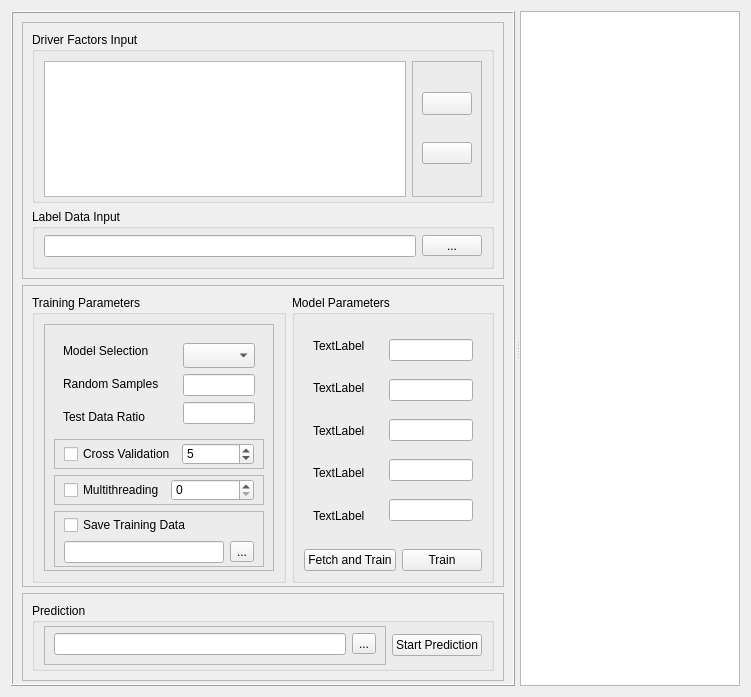
<?xml version="1.0" encoding="UTF-8"?>
<ui version="4.0">
 <class>UDSA</class>
 <widget class="QWidget" name="UDSA">
  <property name="geometry">
   <rect>
    <x>0</x>
    <y>0</y>
    <width>751</width>
    <height>697</height>
   </rect>
  </property>
  <property name="windowTitle">
   <string>Dialog</string>
  </property>
  <property name="styleSheet">
   <string notr="true"/>
  </property>
  <layout class="QHBoxLayout" name="horizontalLayout_8">
   <item>
    <widget class="QSplitter" name="splitter">
     <property name="orientation">
      <enum>Qt::Orientation::Horizontal</enum>
     </property>
     <property name="handleWidth">
      <number>5</number>
     </property>
     <widget class="QFrame" name="frame_2">
      <property name="styleSheet">
       <string notr="true">QFrame#frame_4, QFrame#frame_7, QFrame#frame, QFrame#frame_3 {
    border: none;
}</string>
      </property>
      <property name="frameShape">
       <enum>QFrame::Shape::Box</enum>
      </property>
      <property name="frameShadow">
       <enum>QFrame::Shadow::Raised</enum>
      </property>
      <layout class="QVBoxLayout" name="verticalLayout_3">
       <property name="bottomMargin">
        <number>3</number>
       </property>
       <item>
        <widget class="QFrame" name="frame_18">
         <property name="acceptDrops">
          <bool>false</bool>
         </property>
         <property name="frameShape">
          <enum>QFrame::Shape::StyledPanel</enum>
         </property>
         <property name="frameShadow">
          <enum>QFrame::Shadow::Raised</enum>
         </property>
         <layout class="QVBoxLayout" name="verticalLayout_5">
          <item>
           <widget class="QGroupBox" name="groupBox">
            <property name="title">
             <string>Driver Factors Input</string>
            </property>
            <layout class="QHBoxLayout" name="horizontalLayout_14">
             <property name="bottomMargin">
              <number>3</number>
             </property>
             <item>
              <widget class="QTableWidget" name="table_01"/>
             </item>
             <item>
              <widget class="QFrame" name="frame_5">
               <property name="minimumSize">
                <size>
                 <width>60</width>
                 <height>0</height>
                </size>
               </property>
               <property name="frameShape">
                <enum>QFrame::Shape::StyledPanel</enum>
               </property>
               <property name="frameShadow">
                <enum>QFrame::Shadow::Raised</enum>
               </property>
               <layout class="QVBoxLayout" name="verticalLayout_8">
                <item>
                 <widget class="QToolButton" name="button_01_add">
                  <property name="minimumSize">
                   <size>
                    <width>50</width>
                    <height>0</height>
                   </size>
                  </property>
                  <property name="maximumSize">
                   <size>
                    <width>16777215</width>
                    <height>16777215</height>
                   </size>
                  </property>
                  <property name="text">
                   <string/>
                  </property>
                  <property name="icon">
                   <iconset resource="../qrc/res.qrc">
                    <normaloff>:/svg/add.svg</normaloff>:/svg/add.svg</iconset>
                  </property>
                  <property name="iconSize">
                   <size>
                    <width>16</width>
                    <height>16</height>
                   </size>
                  </property>
                 </widget>
                </item>
                <item>
                 <widget class="QPushButton" name="button_01_del">
                  <property name="text">
                   <string/>
                  </property>
                  <property name="icon">
                   <iconset resource="../qrc/res.qrc">
                    <normaloff>:/svg/del.svg</normaloff>:/svg/del.svg</iconset>
                  </property>
                  <property name="iconSize">
                   <size>
                    <width>13</width>
                    <height>13</height>
                   </size>
                  </property>
                 </widget>
                </item>
               </layout>
              </widget>
             </item>
            </layout>
           </widget>
          </item>
          <item>
           <widget class="QGroupBox" name="groupBox_2">
            <property name="title">
             <string>Label Data Input</string>
            </property>
            <layout class="QHBoxLayout" name="horizontalLayout_16">
             <property name="topMargin">
              <number>6</number>
             </property>
             <property name="bottomMargin">
              <number>9</number>
             </property>
             <item>
              <widget class="QLineEdit" name="lineEdit_02_input">
               <property name="text">
                <string/>
               </property>
              </widget>
             </item>
             <item>
              <widget class="QToolButton" name="button_02_input">
               <property name="minimumSize">
                <size>
                 <width>60</width>
                 <height>0</height>
                </size>
               </property>
               <property name="text">
                <string>...</string>
               </property>
              </widget>
             </item>
            </layout>
           </widget>
          </item>
         </layout>
        </widget>
       </item>
       <item>
        <widget class="QFrame" name="frame_17">
         <property name="frameShape">
          <enum>QFrame::Shape::StyledPanel</enum>
         </property>
         <property name="frameShadow">
          <enum>QFrame::Shadow::Raised</enum>
         </property>
         <layout class="QHBoxLayout" name="horizontalLayout_12" stretch="25,17">
          <property name="bottomMargin">
           <number>3</number>
          </property>
          <item>
           <widget class="QGroupBox" name="groupBox_3">
            <property name="title">
             <string>Training Parameters</string>
            </property>
            <layout class="QVBoxLayout" name="verticalLayout_9">
             <item>
              <widget class="QFrame" name="frame_15">
               <property name="frameShape">
                <enum>QFrame::Shape::StyledPanel</enum>
               </property>
               <property name="frameShadow">
                <enum>QFrame::Shadow::Raised</enum>
               </property>
               <layout class="QVBoxLayout" name="verticalLayout_12">
                <property name="bottomMargin">
                 <number>3</number>
                </property>
                <item>
                 <layout class="QHBoxLayout" name="horizontalLayout_4">
                  <item>
                   <widget class="QFrame" name="frame_4">
                    <property name="frameShape">
                     <enum>QFrame::Shape::StyledPanel</enum>
                    </property>
                    <property name="frameShadow">
                     <enum>QFrame::Shadow::Raised</enum>
                    </property>
                    <layout class="QVBoxLayout" name="verticalLayout_11">
                     <property name="topMargin">
                      <number>3</number>
                     </property>
                     <property name="bottomMargin">
                      <number>3</number>
                     </property>
                     <item>
                      <widget class="QLabel" name="label">
                       <property name="text">
                        <string>Model Selection</string>
                       </property>
                      </widget>
                     </item>
                     <item>
                      <widget class="QLabel" name="label_2">
                       <property name="text">
                        <string>Random Samples</string>
                       </property>
                      </widget>
                     </item>
                     <item>
                      <widget class="QLabel" name="label_7">
                       <property name="text">
                        <string>Test Data Ratio</string>
                       </property>
                      </widget>
                     </item>
                    </layout>
                   </widget>
                  </item>
                  <item>
                   <widget class="QFrame" name="frame_7">
                    <property name="minimumSize">
                     <size>
                      <width>0</width>
                      <height>0</height>
                     </size>
                    </property>
                    <property name="maximumSize">
                     <size>
                      <width>16777215</width>
                      <height>16777215</height>
                     </size>
                    </property>
                    <property name="frameShape">
                     <enum>QFrame::Shape::StyledPanel</enum>
                    </property>
                    <property name="frameShadow">
                     <enum>QFrame::Shadow::Raised</enum>
                    </property>
                    <layout class="QVBoxLayout" name="verticalLayout_10">
                     <item>
                      <widget class="QComboBox" name="comboBox_03">
                       <property name="minimumSize">
                        <size>
                         <width>0</width>
                         <height>25</height>
                        </size>
                       </property>
                       <property name="currentText">
                        <string/>
                       </property>
                      </widget>
                     </item>
                     <item>
                      <widget class="QLineEdit" name="lineEdit_03_random_samples"/>
                     </item>
                     <item>
                      <widget class="QLineEdit" name="lineEdit_03_sample_ratio"/>
                     </item>
                    </layout>
                   </widget>
                  </item>
                 </layout>
                </item>
                <item>
                 <widget class="QFrame" name="frame_6">
                  <property name="frameShape">
                   <enum>QFrame::Shape::StyledPanel</enum>
                  </property>
                  <property name="frameShadow">
                   <enum>QFrame::Shadow::Raised</enum>
                  </property>
                  <layout class="QHBoxLayout" name="horizontalLayout_2">
                   <property name="topMargin">
                    <number>3</number>
                   </property>
                   <property name="bottomMargin">
                    <number>3</number>
                   </property>
                   <item>
                    <widget class="QCheckBox" name="checkBox_03_cv">
                     <property name="text">
                      <string>Cross Validation</string>
                     </property>
                    </widget>
                   </item>
                   <item>
                    <widget class="QSpinBox" name="spinBox_03_cv">
                     <property name="maximum">
                      <number>99</number>
                     </property>
                     <property name="value">
                      <number>5</number>
                     </property>
                    </widget>
                   </item>
                  </layout>
                 </widget>
                </item>
                <item>
                 <widget class="QFrame" name="frame_8">
                  <property name="frameShape">
                   <enum>QFrame::Shape::StyledPanel</enum>
                  </property>
                  <property name="frameShadow">
                   <enum>QFrame::Shadow::Raised</enum>
                  </property>
                  <layout class="QHBoxLayout" name="horizontalLayout_6">
                   <property name="topMargin">
                    <number>3</number>
                   </property>
                   <property name="bottomMargin">
                    <number>3</number>
                   </property>
                   <item>
                    <widget class="QCheckBox" name="checkBox_03_thread">
                     <property name="text">
                      <string>Multithreading</string>
                     </property>
                    </widget>
                   </item>
                   <item>
                    <widget class="QSpinBox" name="spinBox_03_thread"/>
                   </item>
                  </layout>
                 </widget>
                </item>
                <item>
                 <widget class="QFrame" name="frame_03_save">
                  <property name="frameShape">
                   <enum>QFrame::Shape::StyledPanel</enum>
                  </property>
                  <property name="frameShadow">
                   <enum>QFrame::Shadow::Raised</enum>
                  </property>
                  <layout class="QVBoxLayout" name="verticalLayout_2">
                   <property name="spacing">
                    <number>6</number>
                   </property>
                   <property name="topMargin">
                    <number>3</number>
                   </property>
                   <property name="rightMargin">
                    <number>9</number>
                   </property>
                   <property name="bottomMargin">
                    <number>3</number>
                   </property>
                   <item>
                    <widget class="QCheckBox" name="checkBox_03_save">
                     <property name="text">
                      <string>Save Training Data</string>
                     </property>
                    </widget>
                   </item>
                   <item>
                    <layout class="QHBoxLayout" name="horizontalLayout_5">
                     <item>
                      <widget class="QLineEdit" name="lineEdit_03_save"/>
                     </item>
                     <item>
                      <widget class="QToolButton" name="toolButton_03_save">
                       <property name="text">
                        <string>...</string>
                       </property>
                      </widget>
                     </item>
                    </layout>
                   </item>
                  </layout>
                 </widget>
                </item>
               </layout>
              </widget>
             </item>
            </layout>
           </widget>
          </item>
          <item>
           <widget class="QGroupBox" name="groupBox_4">
            <property name="title">
             <string>Model Parameters</string>
            </property>
            <layout class="QVBoxLayout" name="verticalLayout_4" stretch="10,3">
             <property name="topMargin">
              <number>3</number>
             </property>
             <property name="bottomMargin">
              <number>9</number>
             </property>
             <item>
              <layout class="QHBoxLayout" name="horizontalLayout_3">
               <item>
                <widget class="QFrame" name="frame">
                 <property name="frameShape">
                  <enum>QFrame::Shape::StyledPanel</enum>
                 </property>
                 <property name="frameShadow">
                  <enum>QFrame::Shadow::Raised</enum>
                 </property>
                 <layout class="QVBoxLayout" name="verticalLayout">
                  <item>
                   <widget class="QLabel" name="label_041">
                    <property name="text">
                     <string>TextLabel</string>
                    </property>
                   </widget>
                  </item>
                  <item>
                   <widget class="QLabel" name="label_042">
                    <property name="text">
                     <string>TextLabel</string>
                    </property>
                   </widget>
                  </item>
                  <item>
                   <widget class="QLabel" name="label_043">
                    <property name="text">
                     <string>TextLabel</string>
                    </property>
                   </widget>
                  </item>
                  <item>
                   <widget class="QLabel" name="label_044">
                    <property name="text">
                     <string>TextLabel</string>
                    </property>
                   </widget>
                  </item>
                  <item>
                   <widget class="QLabel" name="label_045">
                    <property name="text">
                     <string>TextLabel</string>
                    </property>
                   </widget>
                  </item>
                 </layout>
                </widget>
               </item>
               <item>
                <widget class="QFrame" name="frame_3">
                 <property name="frameShape">
                  <enum>QFrame::Shape::StyledPanel</enum>
                 </property>
                 <property name="frameShadow">
                  <enum>QFrame::Shadow::Raised</enum>
                 </property>
                 <layout class="QVBoxLayout" name="verticalLayout_7">
                  <item>
                   <widget class="QLineEdit" name="lineEdit_041"/>
                  </item>
                  <item>
                   <widget class="QLineEdit" name="lineEdit_042"/>
                  </item>
                  <item>
                   <widget class="QLineEdit" name="lineEdit_043"/>
                  </item>
                  <item>
                   <widget class="QLineEdit" name="lineEdit_044"/>
                  </item>
                  <item>
                   <widget class="QLineEdit" name="lineEdit_045"/>
                  </item>
                 </layout>
                </widget>
               </item>
              </layout>
             </item>
             <item>
              <layout class="QHBoxLayout" name="horizontalLayout_7">
               <item>
                <widget class="QPushButton" name="button_04_fetch">
                 <property name="minimumSize">
                  <size>
                   <width>0</width>
                   <height>0</height>
                  </size>
                 </property>
                 <property name="text">
                  <string>Fetch and Train</string>
                 </property>
                </widget>
               </item>
               <item>
                <widget class="QPushButton" name="button_04_train">
                 <property name="text">
                  <string>Train</string>
                 </property>
                </widget>
               </item>
              </layout>
             </item>
            </layout>
           </widget>
          </item>
         </layout>
        </widget>
       </item>
       <item>
        <widget class="QFrame" name="frame_19">
         <property name="frameShape">
          <enum>QFrame::Shape::StyledPanel</enum>
         </property>
         <property name="frameShadow">
          <enum>QFrame::Shadow::Raised</enum>
         </property>
         <layout class="QVBoxLayout" name="verticalLayout_6">
          <item>
           <widget class="QGroupBox" name="groupBox_5">
            <property name="title">
             <string>Prediction</string>
            </property>
            <layout class="QHBoxLayout" name="horizontalLayout">
             <property name="topMargin">
              <number>3</number>
             </property>
             <property name="bottomMargin">
              <number>3</number>
             </property>
             <item>
              <widget class="QFrame" name="frame_16">
               <property name="frameShape">
                <enum>QFrame::Shape::StyledPanel</enum>
               </property>
               <property name="frameShadow">
                <enum>QFrame::Shadow::Raised</enum>
               </property>
               <layout class="QHBoxLayout" name="horizontalLayout_10">
                <property name="topMargin">
                 <number>6</number>
                </property>
                <property name="bottomMargin">
                 <number>9</number>
                </property>
                <item>
                 <widget class="QLineEdit" name="lineEdit_05_save_path"/>
                </item>
                <item>
                 <widget class="QToolButton" name="button_05_save">
                  <property name="text">
                   <string>...</string>
                  </property>
                 </widget>
                </item>
               </layout>
              </widget>
             </item>
             <item>
              <widget class="QPushButton" name="button_05_predict">
               <property name="minimumSize">
                <size>
                 <width>0</width>
                 <height>0</height>
                </size>
               </property>
               <property name="text">
                <string>Start Prediction</string>
               </property>
              </widget>
             </item>
            </layout>
           </widget>
          </item>
         </layout>
        </widget>
       </item>
      </layout>
     </widget>
     <widget class="MyTextBrowser" name="textBrowser_06_output">
      <property name="maximumSize">
       <size>
        <width>16777215</width>
        <height>16777215</height>
       </size>
      </property>
      <property name="html">
       <string>&lt;!DOCTYPE HTML PUBLIC &quot;-//W3C//DTD HTML 4.0//EN&quot; &quot;http://www.w3.org/TR/REC-html40/strict.dtd&quot;&gt;
&lt;html&gt;&lt;head&gt;&lt;meta name=&quot;qrichtext&quot; content=&quot;1&quot; /&gt;&lt;meta charset=&quot;utf-8&quot; /&gt;&lt;style type=&quot;text/css&quot;&gt;
p, li { white-space: pre-wrap; }
hr { height: 1px; border-width: 0; }
li.unchecked::marker { content: &quot;\2610&quot;; }
li.checked::marker { content: &quot;\2612&quot;; }
&lt;/style&gt;&lt;/head&gt;&lt;body style=&quot; font-family:'Microsoft YaHei UI'; font-size:9pt; font-weight:400; font-style:normal;&quot;&gt;
&lt;p style=&quot;-qt-paragraph-type:empty; margin-top:0px; margin-bottom:0px; margin-left:0px; margin-right:0px; -qt-block-indent:0; text-indent:0px;&quot;&gt;&lt;br /&gt;&lt;/p&gt;&lt;/body&gt;&lt;/html&gt;</string>
      </property>
     </widget>
    </widget>
   </item>
  </layout>
 </widget>
 <customwidgets>
  <customwidget>
   <class>MyTextBrowser</class>
   <extends>QTextBrowser</extends>
   <header>src.mytextbrowser</header>
  </customwidget>
 </customwidgets>
 <resources>
  <include location="../qrc/res.qrc"/>
 </resources>
 <connections/>
</ui>
